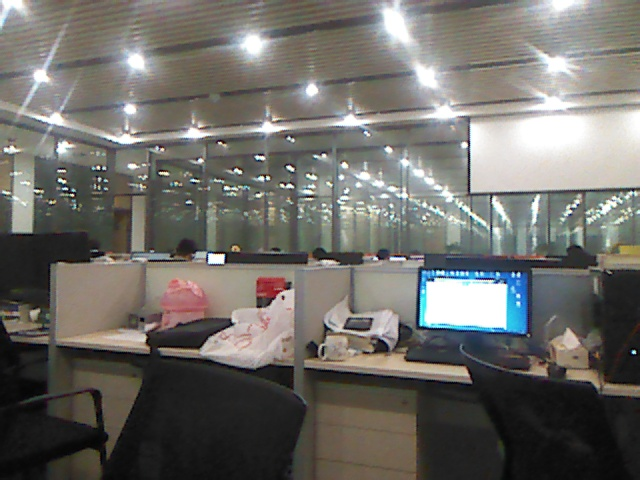
//> input picture test/warpImage/frame0001.jpg, 640 x 480 px
$ ./canny ../warpImage/frame0001.jpg   (built with g++ and OpenCV 4)
//> lines starting //> are read from the running program, lines starting //| are printed output that depends on the picture; after the words box and inside, x2 and y2 are one past the last pixel; in counts of white or black regions, pixels touching at a corner belong together
/*************************************************************************
	> File Name: canny.cpp
	> Author: yincanben
	> Mail: yincanben@163.com
	> Created Time: Fri 27 Mar 2015 08:53:16 PM CST
 ************************************************************************/

#include<iostream>
#include<opencv2/opencv.hpp>
#include<opencv2/core/core.hpp>
#include<opencv2/highgui/highgui.hpp>
#include<opencv2/imgproc/imgproc.hpp>
using namespace std;
#define PI 3.1415926

int main( int argc, char**argv ){
    cv::Mat src, gray;
    src = cv::imread( argv[1], CV_LOAD_IMAGE_COLOR ) ;
//> src is the input picture: 480 rows x 640 cols, CV_8UC3; mean B, G, R 103.5, 108.1, 110
    if( !src.data ){
        cout << "Cloud not read the image!" << endl ;
        return -1 ;
    }
    cv::cvtColor( src, gray, CV_BGR2GRAY );
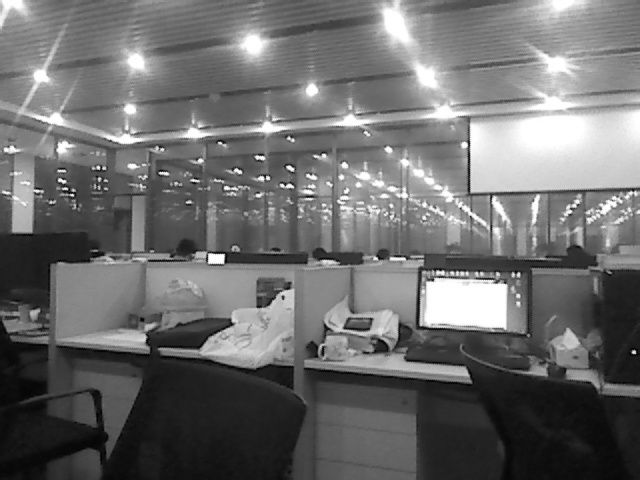
//> gray: 480 rows x 640 cols, CV_8UC1; min 0, max 255, mean 108.1
    //cv::cvtColor( src2, gray2, CV_BGR2GRAY );
    cv::Mat contours ;
    cv::Canny( gray, contours, 125, 350 );
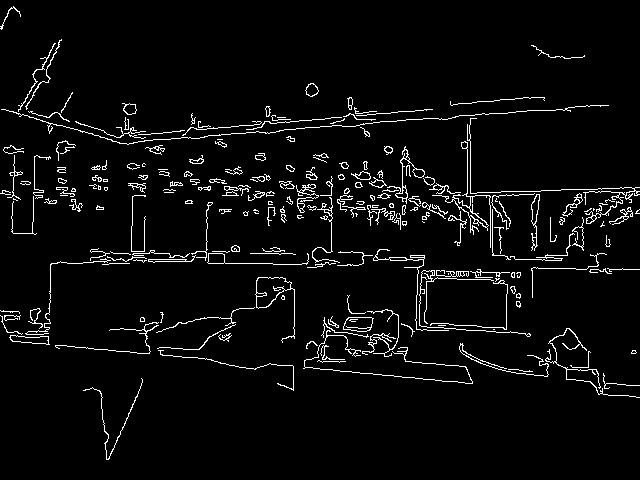
//> contours: 480 rows x 640 cols, CV_8UC1; 4.3% white in thin lines or dots
    cv::threshold( contours, contours, 128, 255, cv::THRESH_BINARY );

    cv::Mat dst(contours.rows, contours.cols, CV_8UC1, cv::Scalar(0)) ;
    for( int rows = 1; rows<contours.rows; rows++){
        for( int cols = 1; cols<contours.cols; cols++){
            if( contours.at< unsigned char >(rows,cols) == 255 ){
                //dst.at<unsigned char>(rows,cols) = 255 ;

                dst.at<unsigned char>(rows-1, cols-1) = 255 ;
                dst.at<unsigned char>(rows-1, cols) = 255 ;
                dst.at<unsigned char>(rows-1, cols+1) = 255 ;
                dst.at<unsigned char>(rows, cols-1) = 255 ;
                dst.at<unsigned char>(rows, cols) = 255 ;
                dst.at<unsigned char>(rows, cols+1) = 255 ;
                dst.at<unsigned char>(rows+1, cols-1) = 255 ;
                dst.at<unsigned char>(rows+1, cols) = 255 ;
                dst.at<unsigned char>(rows+1, cols+1) = 255 ;

            }
        }
    }
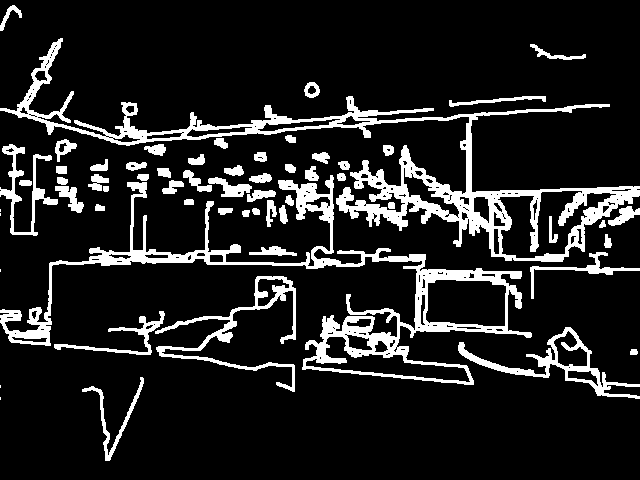
//> dst: 480 rows x 640 cols, CV_8UC1; 13.1% white; 60 white regions (5 under 20 px), largest, box (x1, y1, x2, y2) and area: (0, 38, 640, 262) 14166, (0, 175, 532, 385) 12063, (155, 276, 296, 392) 2277
    // [17 lines of commented-out code are left out]
    std::vector<cv::Vec2f> lines;
    cv::HoughLines (contours,lines,1,PI/180,80);
//> lines = 255 lines (rho, theta), first 12: [146, 1.48], [339, 1.66], [209, 1.54], [258, 1.59], [195, 1.57], [255, 1.61], [105, 1.83], [148, 1.5], [143, 1.48], [264, 1.55], [209, 1.57], [253, 1.57]
    std::vector<cv::Vec2f>::const_iterator it = lines.begin ();
    std::cout<<lines.size ()<<std::endl;
//| 255
    while(it != lines.end()){
        float rho = (*it)[0];
        float theta = (*it)[1];
        if(theta<PI/4.||theta>3.*PI/4){
                //画交点在上下两边的直线
            cv::Point pt1(rho/cos(theta),0);
            cv::Point pt2((rho-gray.rows*sin(theta))/cos(theta),gray.rows);
            cv::line(src,pt1,pt2,cv::Scalar(255),1);
        }else {
            //画交点在左右两边的直线
            cv::Point pt1(0,rho/sin(theta));
            cv::Point pt2(gray.cols,(rho-gray.cols*cos(theta)/sin(theta)));
            cv::line(src,pt1,pt2,cv::Scalar(255),1);
        }
        ++it;
    }
//> this loop made 255 passes
//> (rho, theta, pt1, pt2) on passes 1 to 12: (146, 1.48, Point(0, 146), Point(640, 90)), (339, 1.66, Point(0, 340), Point(640, 394)), (209, 1.54, Point(0, 209), Point(640, 186)), (258, 1.59, Point(0, 258), Point(640, 269)), (195, 1.57, Point(0, 195), Point(640, 195)), (255, 1.61, Point(0, 255), Point(640, 277)), (105, 1.83, Point(0, 108), Point(640, 276)), (148, 1.5, Point(0, 148), Point(640, 103)), (143, 1.48, Point(0, 143), Point(640, 87)), (264, 1.55, Point(0, 264), Point(640, 252)), (209, 1.57, Point(0, 209), Point(640, 209)), (253, 1.57, Point(0, 253), Point(640, 253))
//> (rho, theta, pt2) on passes 61, 192: (470, 0, Point(470, 480)), (467, 0, Point(467, 480))
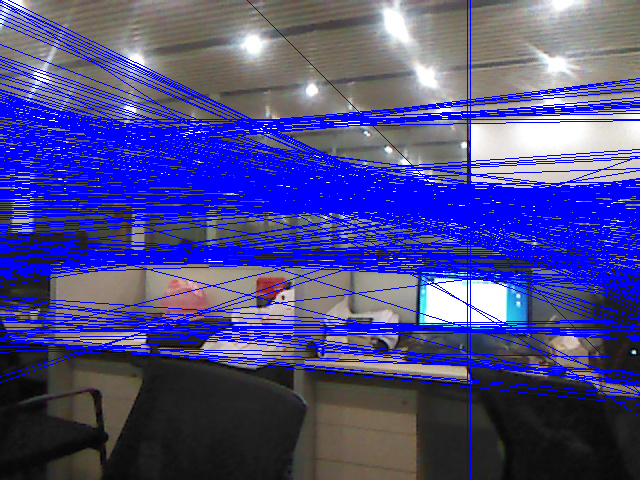
//> src: 480 rows x 640 cols, CV_8UC3; mean B, G, R 142.7, 73.1, 75.3
    cv::namedWindow ("hough");
    cv::imshow("hough",src);
    cv::namedWindow( "Canny" );
    cv::imshow( "Canny", contours );
    cv::waitKey() ;
    return 0;
}

$ run again, on test/warpImage/frame0004.jpg
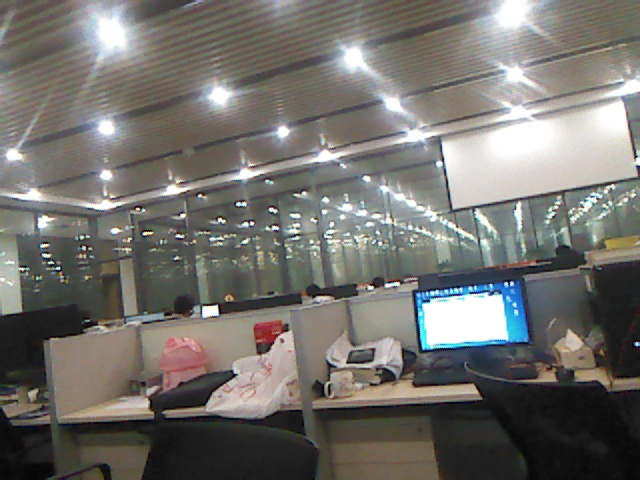
//> input picture test/warpImage/frame0004.jpg, 640 x 480 px
//> src is the input picture: 480 rows x 640 cols, CV_8UC3; mean B, G, R 108.4, 112.6, 114.7
//> contours: 480 rows x 640 cols, CV_8UC1; 4.7% white in thin lines or dots
//> after the loop `for( int rows = 1; rows<contours.rows; rows++)`:
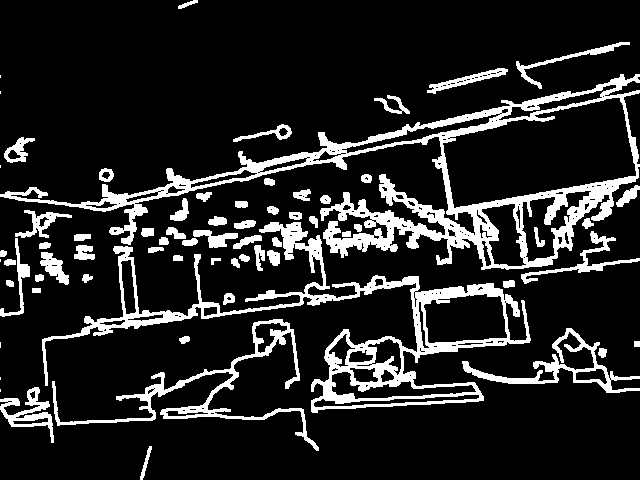
//> dst: 480 rows x 640 cols, CV_8UC1; 14.5% white; 69 white regions (7 under 20 px), largest, box (x1, y1, x2, y2) and area: (0, 74, 640, 270) 17090, (42, 222, 531, 413) 11833, (52, 319, 319, 451) 3464
//> lines = 288 lines (rho, theta), first 12: [220, 1.34], [218, 1.34], [192, 1.33], [284, 1.4], [223, 1.36], [424, 1.52], [334, 1.47], [288, 1.4], [194, 1.69], [226, 1.33], [338, 1.45], [342, 1.43]
//| 288
//> the loop `while(it != lines.end())` made 288 passes
//> (rho, theta, pt1, pt2) on passes 1 to 8: (220, 1.34, Point(0, 225), Point(640, 72)), (218, 1.34, Point(0, 223), Point(640, 70)), (192, 1.33, Point(0, 197), Point(640, 32)), (284, 1.4, Point(0, 288), Point(640, 171)), (223, 1.36, Point(0, 227), Point(640, 86)), (424, 1.52, Point(0, 424), Point(640, 390)), (334, 1.47, Point(0, 335), Point(640, 266)), (288, 1.4, Point(0, 292), Point(640, 175))
//> after the loop `while(it != lines.end())`:
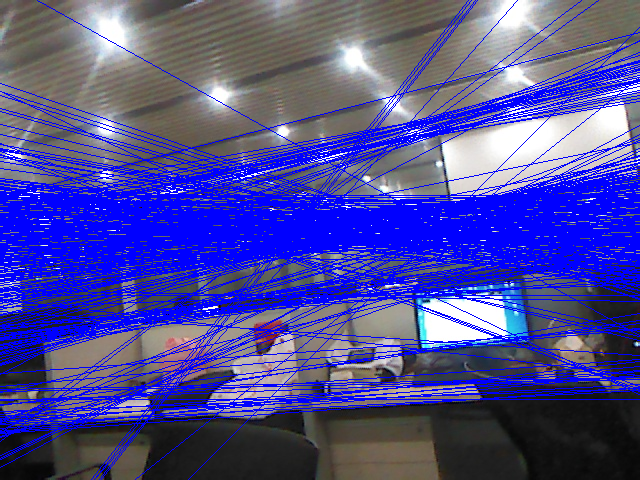
//> src: 480 rows x 640 cols, CV_8UC3; mean B, G, R 151.4, 75.2, 77.2
